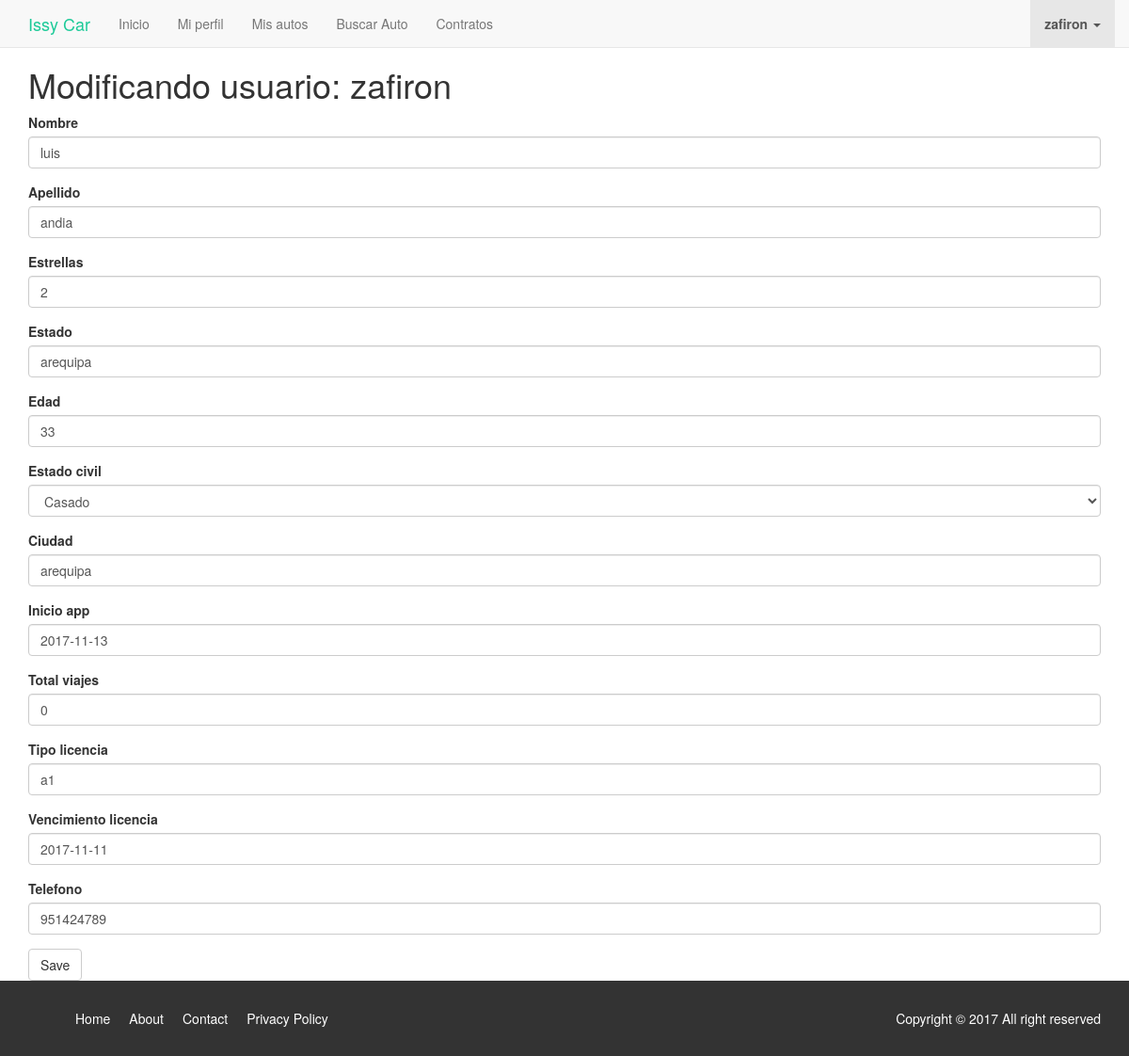
The page /conductor/perfil/4/edit/ (signed in) on the database its author committed.
### conductor/models.py (models this page shows, shortened)
class Conductor(models.Model):
	user = models.OneToOneField("auth.User")
	nombre = models.CharField(max_length=264,blank=False,null=False)
	apellido = models.CharField(max_length=264,blank=False,null=False)
	estrellas = models.IntegerField(default=0,blank=False,null=False)
	estado = models.CharField(max_length=20)
	edad = models.IntegerField(blank=False,null=False)
	estado_civil = models.CharField(max_length = 1, choices = ESTADO_CIVIL, blank = False,
	null = False, default = ESTADO_CIVIL[0][0])
	ciudad = models.CharField(max_length=50,blank=False,null=False)
	inicio_app = models.DateField(default=datetime.date.today,blank=False,null=False)
	total_viajes = models.IntegerField(default=0,blank=False,null=False)
	tipo_licencia = models.CharField(max_length=8,blank=False,null=False)
	vencimiento_licencia = models.DateField(blank=False,null=False)
	telefono = models.IntegerField(blank=False,null=False)

### conductor/views.py (the view)
# urls.py: url(r'^perfil/(?P<pk>\d+)/edit/$',views.ConductorUpdate.as_view(),name="perfil_edit"),
class ConductorUpdate(LoginRequiredMixin,UpdateView):
	form_class = ConductorForm
	model = Conductor
	redirect_field_name = "conductor/conductor_info.html"

### conductor/forms.py
class ConductorForm(forms.ModelForm):
	class Meta():
		model = Conductor
		exclude = ('user',)
		fields ="__all__"

### conductor/templates/conductor/conductor_form.html (shortened to what this page needs)
{% extends "../base.html"%}
{% load bootstrap3 %}
{% block content %}
<div class="container">
	<h1>Modificando usuario: {{user.username}}</h1>
	<form class="post-form" method="POST">
		{% bootstrap_form form %}
		<button type="submit" class="save btn btn-default">Save</button>
	</form>
</div>
{% endblock%}

### conductor/templates/base.html (shortened to what this page needs)
<!DOCTYPE html>
{% load staticfiles%}
<html lang="en">
<head>
	<link rel="stylesheet" href="https://maxcdn.bootstrapcdn.com/bootstrap/3.3.7/css/bootstrap.min.css">
	<link rel="stylesheet" type="text/css" href="https://cdnjs.cloudflare.com/ajax/libs/medium-editor/5.23.2/css/medium-editor.min.css">
	<link rel="stylesheet" href="https://maxcdn.bootstrapcdn.com/font-awesome/4.7.0/css/font-awesome.min.css">
	<link rel="stylesheet" type="text/css" href="{% static 'css/estilos_general.css'%}">
	<link rel="stylesheet" type="text/css" href="{% static 'css/style_conductor.css'%}">
</head>
<body>
	<nav class="navbar navbar-default navbar-fixed-top">
		<div class="container">
			<div class="navbar-header">
				<a class="navbar-brand em-text" href="{% url 'conductor:buscar_autos' %}">Issy Car</a>
			</div>
			<div id="navbar" class="collapse navbar-collapse">
				<ul class="nav navbar-nav">
					<li><a href="/">Inicio</a></li>
					{% if user.is_authenticated %}
					<li><a href="{% url 'conductor:conductor_info' %}">Mi perfil</a></li>
					<li><a href="{% url 'auto:auto_list'%}">Mis autos</a></li>
					<li><a href="{% url 'conductor:alquilar_auto' %}">Buscar Auto</a></li>
					<li><a href="{% url 'auto:contratos' %}">Contratos</a></li>
				</ul>
				<ul class="nav navbar-nav navbar-right">
					<li class="dropdown active">
					<a href="#" class="dropdown-toggle" data-toggle="dropdown" role="button" aria-expanded="false"><strong>{{user.username}}</strong> <span class="caret"></span></a>
				</ul>
				{% else %}
				<li><a href="{% url 'conductor:alquilar_auto' %}">Buscar Auto</a></li>
				<li><a href="{% url 'accounts:signup' %}" class="btn btn-simple">Registrarse</a></li>
				<li><a href="{% url 'accounts:login' %}" class="btn btn-simple">Ingresar</a></li>
			</ul>
			{% endif%}
		</div>
	</div>
</nav>
{% block content%}
{% endblock %}
<footer class="navbar-bottom">
	<div class="container">
		<div class="row">
			<div class="col-md-6 col-xs-12">
				<ul>
					<li><a href="#">Home</a></li>
					<li><a href="#">About</a></li>
					<li><a href="#">Contact</a></li>
					<li><a href="#">Privacy Policy</a></li>
				</ul>
			</div>
			<div class="col-md-6 col-xs-12">
				<p>Copyright &copy; 2017 All right reserved</p>
			</div>
		</div>
	</div>
</footer>
      </body>
      </html>

### conductor/static/css/estilos_general.css (style rules this page uses)
html { min-height: 100% !important; }
body { padding-top: 50px; min-height: 100% !important; }
.em-text { color:#1cca98 !important; }
footer { background: #333; color: #fff; padding: 30px 0 20px 0; }
footer li { float: left; padding: 0 10px 0 10px; list-style: none; }
footer a { color:#fff; }
footer p { float:right; }

### rows shown on the page
Conductor: nombre "luis", apellido "andia", estrellas "2", estado "arequipa", edad "33", estado_civil "Casado", ciudad "arequipa", inicio_app "2017-11-13", total_viajes "0", tipo_licencia "a1", vencimiento_licencia "2017-11-11", telefono "951424789"

### other values the page prints
{{ user.username }} "zafiron"
